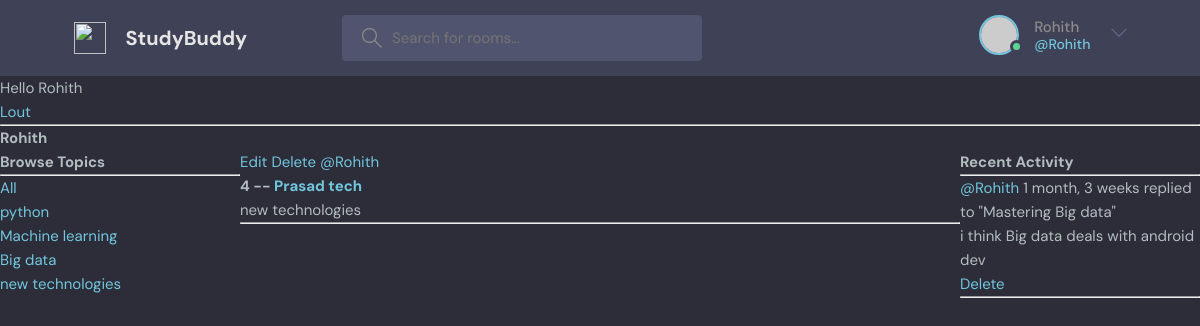
Page /userprofile/2 (signed in) on the committed database.
### base/models.py (models this page shows, shortened)
class Topic(models.Model):
     name = models.CharField(max_length=200)

class Room(models.Model):
    host = models.ForeignKey(User,on_delete=models.SET_NULL,null=True)
    topic = models.ForeignKey(Topic,on_delete=models.SET_NULL,null=True)
    name = models.CharField(max_length=200)
    description = models.TextField(null=True,blank=True)
    participants =models.ManyToManyField(User,related_name='participants',blank=True)
    updated = models.DateTimeField(auto_now=True)
    created = models.DateTimeField(auto_now_add=True)
    class Meta:
        ordering = ['-updated','-created']
    def __str__(self):
        return self.name

class Message(models.Model):
    user = models.ForeignKey(User,on_delete=models.CASCADE)
    room = models.ForeignKey(Room,on_delete=models.CASCADE)
    body = models.TextField()
    updated = models.DateTimeField(auto_now=True)
    created = models.DateTimeField(auto_now_add=True)
    class Meta:
        ordering = ['-updated','-created']
    def __str__(self):
        return self.body[0:50]

### base/views.py (the view)
# urls.py: path('userprofile/<str:pk>',views.userprofile,name="user-profile"),
def userprofile(request,pk):
    user = User.objects.get(id=pk)
    rooms = user.room_set.all()
    room_messages = user.message_set.all()
    topics = Topic.objects.all()
    context ={'user':user,'rooms':rooms,'topics':topics,'room_messages':room_messages}
    return render(request,'base/profile.html',context)

### base/templates/base/profile.html (shortened to what this page needs)
{% extends 'main.html' %}
{% block content %}
<h1>{{user.username}}</h1>
<div class="profile-container">
    <div>
    {% include 'base/topics_component.html' %}
    </div>
    <div>
    {% include 'base/feed_component.html' %}
    </div>
    <div>
        {% include 'base/activity_component.html' %}
    </div>
</div>
{% endblock content %}

### templates/navbar.html (shortened to what this page needs)
<header class="header header--loggedIn">
    <div class="container">
      <a href="{% url 'home' %}" class="header__logo">
        <img src="assets/logo.svg" />
        <h1>StudyBuddy</h1>
      </a>
      <form class="header__search" method="GET" action="{% url 'home' %}">
        <label>
          <input name="q" placeholder="Search for rooms..." />
        </label>
      </form>
      <nav class="header__menu">
    {% if request.user.is_authenticated %}
        <div class="header__user">
          <a href="profile.html">
            <div class="avatar avatar--medium active">
              <img src="https://randomuser.me/api/portraits/men/37.jpg" />
            </div>
            <p> {{request.user.username}} <span>@{{request.user.username}} </span></p>
          </a>
          <button class="dropdown-button">
            <svg version="1.1" xmlns="http://www.w3.org/2000/svg" width="32" height="32" viewBox="0 0 32 32">
              <title>chevron-down</title>
              <path d="M16 21l-13-13h-3l16 16 16-16h-3l-13 13z"></path>
            </svg>
          </button>
        </div>
        {% else %}
         <a href="{% url 'login' %}">
          <img src="./assets/avatar.svg" />
          <p>Login</p>
        </a>
        {% endif %}
      </nav>
    </div>
  </header>
{% if request.user.is_authenticated %}
<p>Hello {{request.user.username}}</p>
<a href="{% url 'logout' %}">Lout</a>
{% else %}
<a href="{% url 'login' %}">Login</a>
{% endif %}
<hr>

### base/templates/base/topics_component.html
<h3>Browse Topics</h3>
<hr>
<div>
    <a href="{% url 'home' %}"> All </a>
</div>
{% for topic in topics %}
    <div>
        <a href="{% url 'home' %}?q={{topic.name}}" > {{topic.name}} </a>
    </div>
{% endfor%}

### base/templates/base/feed_component.html
<div>
    {% for room in rooms %}
    <div>
     {% if request.user == room.host %}
     <a href="{% url 'update-room' room.id %}">Edit</a>
     <a href="{% url 'delete-room' room.id %}">Delete</a>
     {% endif %}
     <a href="{% url 'user-profile' room.host.id %}">@{{room.host.username}}</a>
        <h5>{{room.id}} -- <a href="/room/{{room.id}}">{{ room.name }}</a></h5>
        <small>{{room.topic.name}} </small>
        <hr>
    </div>
    {% endfor %}
 </div>

### base/templates/base/activity_component.html
<h3>Recent Activity</h3>
    <hr>
    {% for room_message in room_messages %}
        <div>
            <small><a href="{% url 'user-profile' room_message.user.id %}"> @{{room_message.user}} </a>  {{room_message.created|timesince}} </small>
            <small>replied to "{{room_message.room}}" </small>
            <p>{{room_message}}</p>
            {% if request.user == room_message.user%}
                <a href="{% url 'delete-message' room_message.id %}">Delete</a>
                {% endif %}
            <hr>
        </div>
    {% endfor %}

### static/styles/style.css (style rules this page uses)
:root { --color-main: #71c6dd; --color-main-light: #e1f6fb; --color-dark: #3f4156; --color-dark-medium: #51546e; --color-dark-light: #696d97; --color-light: #e5e5e5; --color-gray: #8b8b8b; --color-light-gray: #b2bdbd; --color-bg: #2d2d39; --color-success: #5dd693; --color-error: #fc4b0b; }
* { font-family: "DM Sans", -apple-system, BlinkMacSystemFont, "Segoe UI", Roboto, Oxygen, Ubuntu, Cantarell, "Open Sans", "Helvetica Neue", sans-serif; margin: 0; padding: 0; box-sizing: border-box; text-rendering: optimizeLegibility; font-size: inherit; }
html { font-size: 56.25%; }
@media only screen and (min-width: 1200px) { html { font-size: 62.5%; } }
body { line-height: 1.6; font-weight: 400; font-size: 1.5rem; color: var(--color-light-gray); background-color: var(--color-bg); min-height: 100vh; }
img { width: 100%; }
a { display: inline-block; color: var(--color-main); text-decoration: none; }
.container { max-width: 120rem; width: 90%; margin: auto; }
.avatar { position: relative; display: inline-block; border-radius: 50%; border: 2px solid var(--color-main); }
.avatar img { display: block; border-radius: 50%; object-fit: cover; object-position: center; }
.avatar::after { content: ""; display: block; position: absolute; background-color: var(--color-gray); z-index: 111; border-radius: 50%; border: 0.3rem solid var(--color-dark); }
.avatar.active::after { background-color: var(--color-success); }
.avatar.avatar--medium img { width: 3.6rem; height: 3.6rem; border-radius: 50%; }
.avatar.avatar--medium:after { width: 0.7rem; height: 0.7rem; bottom: 0px; right: -6px; }
.header { padding: 1.5rem; background-color: var(--color-dark); }
.header > .container { display: flex; gap: 9.5rem; }
.header__logo, .header__user { display: flex; gap: 2rem; align-items: center; }
.header__logo > img { height: 3.2rem; width: 3.2rem; }
.header__logo > h1 { font-weight: 700; font-size: 2rem; color: var(--color-light); }
.header__search > label { background-color: var(--color-dark-medium); padding: 1.3rem 1rem; display: flex; align-items: center; gap: 1rem; border-radius: 4px; }
.header__search svg { fill: var(--color-gray); width: 2rem; height: 2rem; margin-left: 1rem; }
.header__search input { width: 30rem; background: transparent; border: none; outline: none; color: var(--color-light); }
.header__menu { margin-left: auto; position: relative; }
.header__menu a { display: flex; gap: 1.5rem; align-items: center; font-weight: 500; text-decoration: none; color: var(--color-gray); }
.header__menu img { height: 3.6rem; }
.header__menu p { line-height: 1.2; }
.header__menu span { color: var(--color-main); font-weight: 500; font-size: 1.4rem; display: block; }
.header__menu svg { width: 1.6rem; height: 1.6rem; fill: var(--color-dark-light); }
.dropdown-button { background: transparent; border: 0; outline: 0; cursor: pointer; }

### base/templates/base/profile.html (style rules this page uses)
.profile-container { display:grid; grid-template-columns: 1fr 3fr 1fr; }

### rows in the picture
Topic: name "python"
Topic: name "Machine learning"
Topic: name "Big data"
Topic: name "new technologies"
Room: shows "Edit", host.username "Rohith", id "4", name "Prasad tech", topic.name "new technologies"
Message: user "Rohith", created "1 month, 3 weeks", room "Mastering Big data", body "i think Big data deals with android dev", shows "Delete"

### other values in the picture
{{ request.user.username }} "Rohith"
{{ user.username }} "Rohith"
